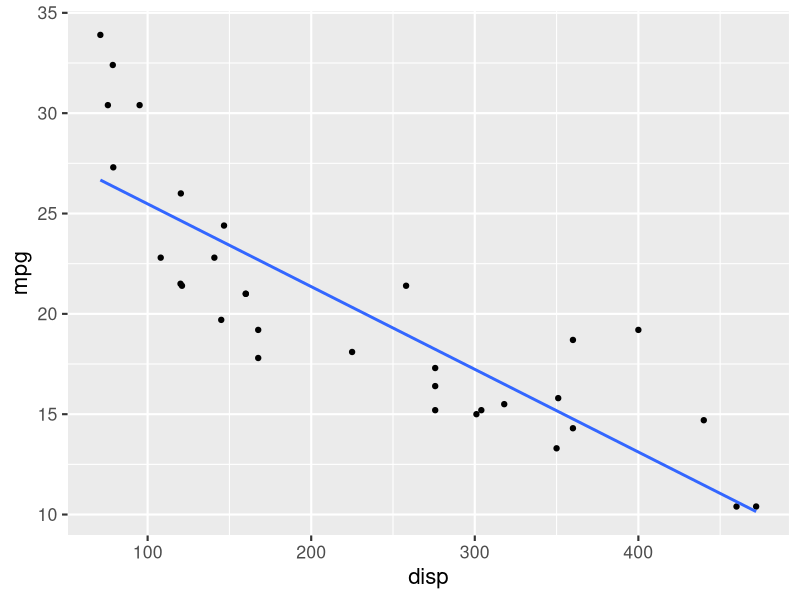
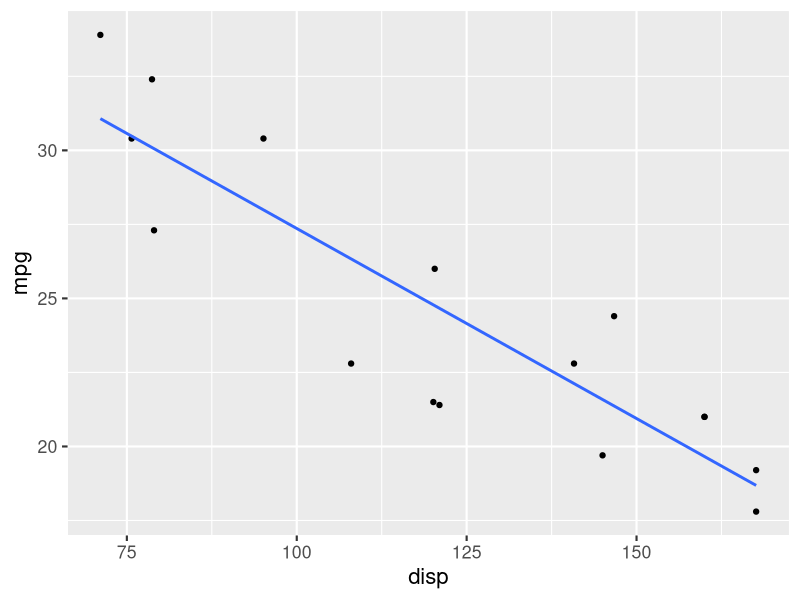
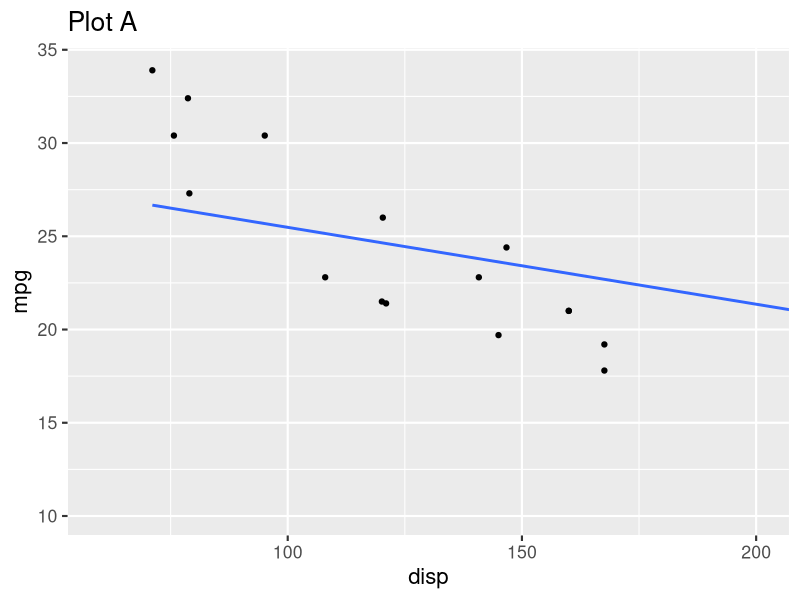
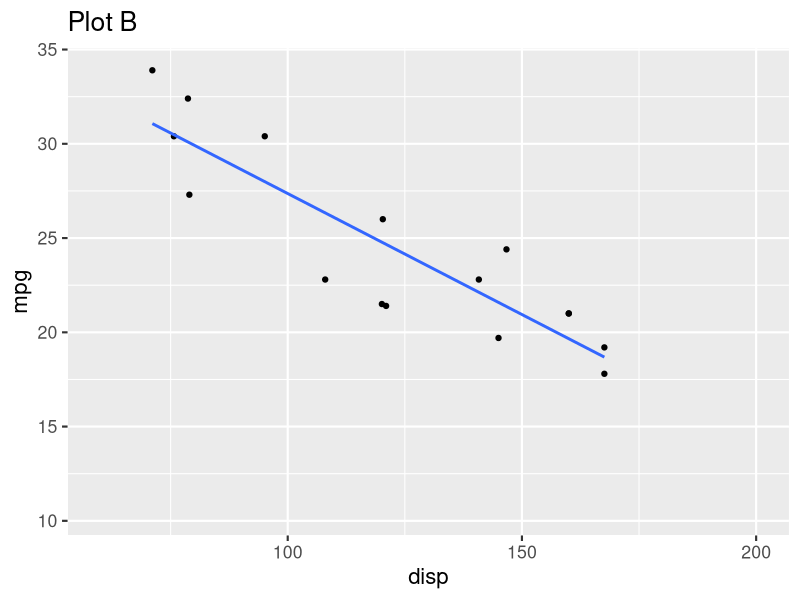
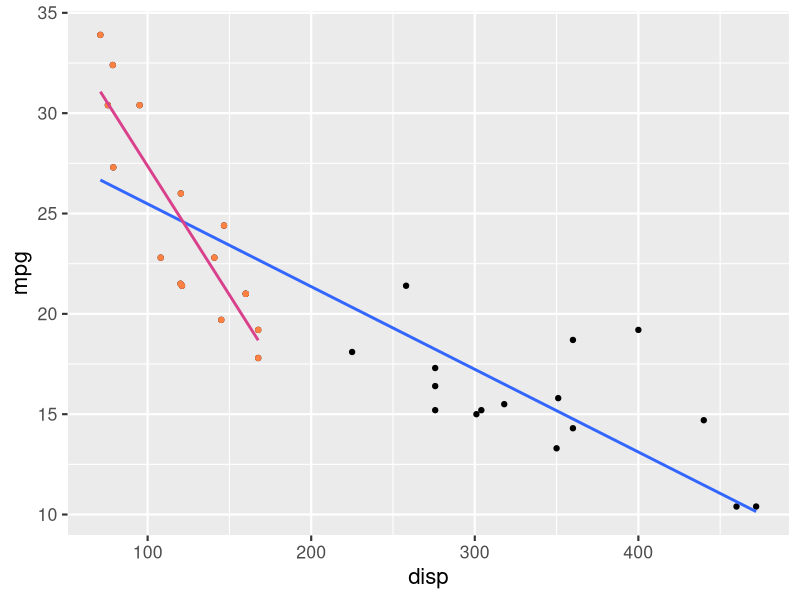

Source code (R) for these figures, in order:
## ---- chunk 1
#| echo: false
library(ggplot2)
library(dplyr)
ggplot2::theme_set(ggplot2::theme_gray(base_size = 16))
## ---- chunk 2
#| echo: true
#| output-location: column
ggplot(
  mtcars,
  aes(x = disp, y = mpg)
) +
  geom_point() +
  geom_smooth(
    method = "lm",
    se = FALSE
  )
## ---- chunk 3
#| echo: true
#| output-location: column
mtcars |>
  filter(disp < 200) |>
  ggplot(aes(x = disp, y = mpg)) +
  geom_point() +
  geom_smooth(
    method = "lm",
    se = FALSE
  )
## ---- chunk 4
#| echo: false
#| layout-ncol: 2
ggplot(mtcars, aes(x = disp, y = mpg)) +
  geom_point() +
  geom_smooth(method = "lm", se = FALSE) +
  coord_cartesian(xlim = c(60, 200)) +
  labs(title = "Plot A")

ggplot(mtcars, aes(x = disp, y = mpg)) +
  geom_point() +
  geom_smooth(method = "lm", se = FALSE) +
  xlim(60, 200) +
  labs(title = "Plot B")
## ---- chunk 5
#| echo: false
#| fig-align: center
ggplot(mtcars, aes(x = disp, y = mpg)) +
  geom_point() +
  geom_point(data = mtcars |> filter(disp < 200), color = "#FE8042") +
  geom_smooth(method = "lm", se = FALSE) +
  geom_smooth(
    data = mtcars |> filter(disp < 200),
    method = "lm",
    se = FALSE,
    color = "#D9418C"
  )
